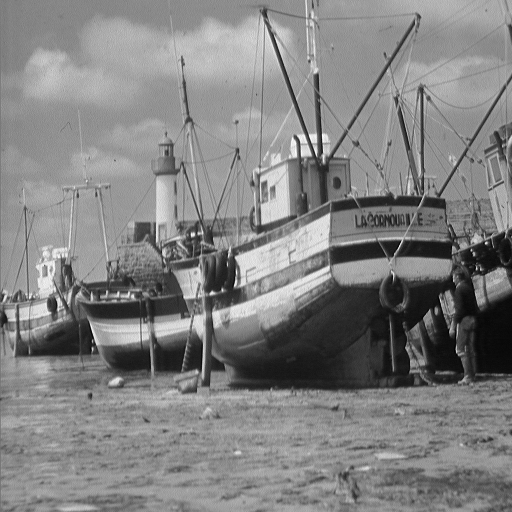
#> input picture boat.png, 512 x 512 px
$ python P6.py
#> lines starting #> are read from the running program, lines starting #| are printed output that depends on the picture
# Vincent Mai
# ECE 4554 - Computer Vision
# 2D Affine Transformation for Problem 6, HW 2

import numpy as np
import cv2
import math
# Loading Grayscale of an Image
img = cv2.imread('boat.png', cv2.IMREAD_GRAYSCALE)
#> img is the input picture: shape (512, 512); min 0, max 255, mean 129.7


# Making Affine Matrix
# 30 degrees in radians
angle = 10 * (math.pi/180)
moveX = 100
moveY = -130
rotation_matrix = [[math.cos(angle), -math.sin(angle), 0], [math.sin(angle), math.cos(angle), 0], [0, 0, 1]]
translation_matrix = [[1, 0, moveX], [0, 1, moveY], [0, 0, 1]]
affine_matrix = np.dot(rotation_matrix, translation_matrix)
np.save('outputP6A.npy', affine_matrix)


def affine_warp(input_image, affMatrix):
    """
    Inputs: Image and arbitrary affine transformation matrix A as introduced in Problem 2.
    Your function must compute and return an output image that results from
    the warping procedure.
    """
    height = len(input_image)
#> height = 512
    width = len(input_image[0])
#> width = 512

    # Output Image
    res = np.zeros((height, width,1), dtype= 'uint8')

    # get color img[y][x] --> transfer to new location in res[y'][x']

    for r in range(height):
        for c in range(width):
            # calculate the affine transformation of that point
            currentCoordinate = np.array([[c], [r], [1]])
            transformedCoordinates = np.dot(affMatrix, currentCoordinate)
            newX = int(transformedCoordinates[0, 0])
            newY = int(transformedCoordinates[1, 0])
            if newX < height and newY < width and newX >= 0 and newY >= 0:
                res[newY, newX] = input_image[r, c]
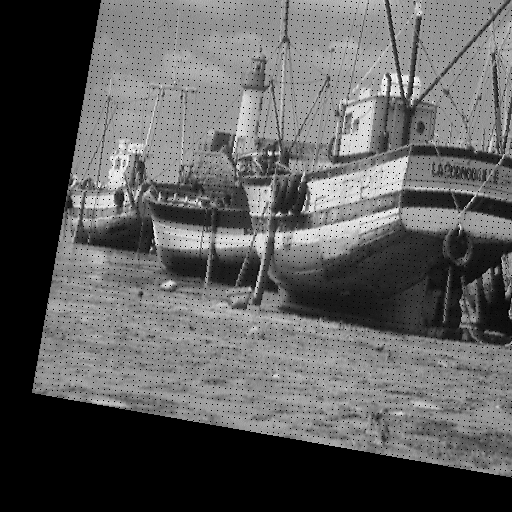
#> res: shape (512, 512, 1); min 0, max 255, mean 92.7


    return res


transformed_image = affine_warp(img, affine_matrix)
cv2.namedWindow('INPUT')
cv2.imshow('INPUT', img)
cv2.imshow('AFFINE_TRANSFORMATION_OUTPUT', transformed_image)
cv2.imwrite('outputP6.png', transformed_image)
cv2.waitKey(0)
cv2.destroyAllWindows()
